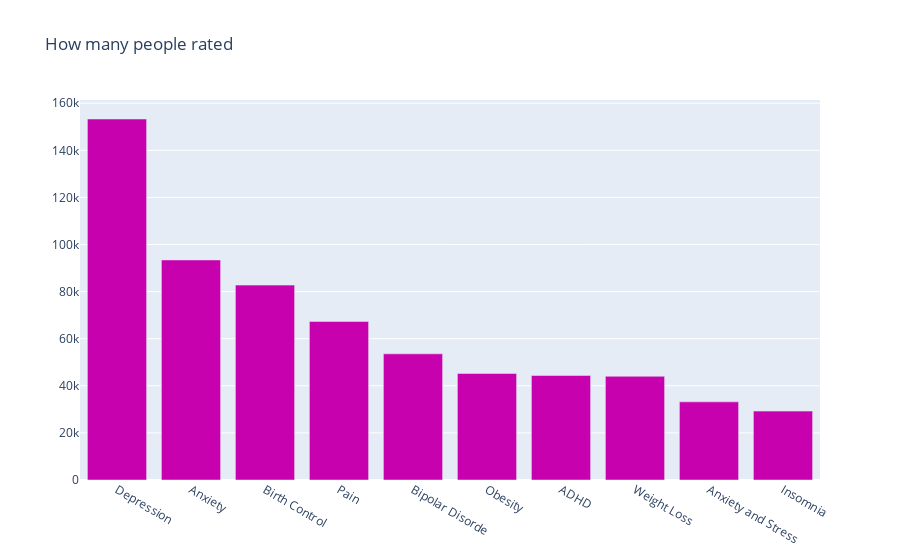

Notebook cell for this chart:
### Code cell
gist_1 = go.Bar(y=[i for i in df_forplt.usefulCount.values[:10]], 
                   x=[i for i in df_forplt.index.values[:10]]
            , marker=dict(color = 'rgb(200, 1, 174)'))
go.Figure(data=[gist_1]).update_layout(title="How many people rated")

### Figure 1 — Plotly figure (JSON) as saved in the notebook; plotly's stock layout.template omitted (floating-point values rounded to 4 significant figures)
{"data": [{"marker": {"color": "rgb(200, 1, 174)"}, "type": "bar", "x": ["Depression", "Anxiety", "Birth Control", "Pain", "Bipolar Disorde", "Obesity", "ADHD", "Weight Loss", "Anxiety and Stress", "Insomnia"], "y": [153305, 93447, 82761, 67325, 53572, 45229, 44376, 44034, 33178, 29261]}], "layout": {"title": {"text": "How many people rated"}}}
